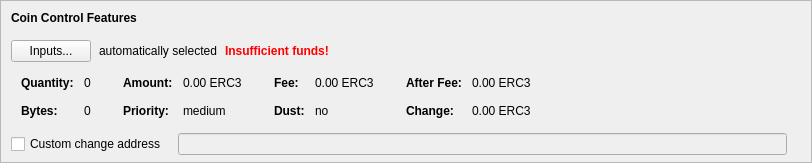
    <widget class="QFrame" name="frameCoinControl">
     <property name="sizePolicy">
      <sizepolicy hsizetype="Expanding" vsizetype="Expanding">
       <horstretch>0</horstretch>
       <verstretch>0</verstretch>
      </sizepolicy>
     </property>
     <property name="maximumSize">
      <size>
       <width>16777215</width>
       <height>16777215</height>
      </size>
     </property>
     <property name="frameShape">
      <enum>QFrame::StyledPanel</enum>
     </property>
     <property name="frameShadow">
      <enum>QFrame::Sunken</enum>
     </property>
     <layout class="QVBoxLayout" name="verticalLayoutCoinControl2">
      <property name="spacing">
       <number>0</number>
      </property>
      <property name="leftMargin">
       <number>0</number>
      </property>
      <property name="topMargin">
       <number>0</number>
      </property>
      <property name="rightMargin">
       <number>0</number>
      </property>
      <property name="bottomMargin">
       <number>6</number>
      </property>
      <item>
       <layout class="QVBoxLayout" name="verticalLayoutCoinControl" stretch="0,0,0,0,1">
        <property name="spacing">
         <number>0</number>
        </property>
        <property name="leftMargin">
         <number>10</number>
        </property>
        <property name="topMargin">
         <number>10</number>
        </property>
        <item>
         <layout class="QHBoxLayout" name="horizontalLayoutCoinControl1">
          <property name="bottomMargin">
           <number>15</number>
          </property>
          <item>
           <widget class="QLabel" name="labelCoinControlFeatures">
            <property name="sizePolicy">
             <sizepolicy hsizetype="Preferred" vsizetype="Maximum">
              <horstretch>0</horstretch>
              <verstretch>0</verstretch>
             </sizepolicy>
            </property>
            <property name="font">
             <font>
              <weight>75</weight>
              <bold>true</bold>
             </font>
            </property>
            <property name="styleSheet">
             <string notr="true">font-weight:bold;</string>
            </property>
            <property name="text">
             <string>Coin Control Features</string>
            </property>
           </widget>
          </item>
         </layout>
        </item>
        <item>
         <layout class="QHBoxLayout" name="horizontalLayoutCoinControl2" stretch="0,0,0,0">
          <property name="spacing">
           <number>8</number>
          </property>
          <property name="bottomMargin">
           <number>10</number>
          </property>
          <item>
           <widget class="QPushButton" name="pushButtonCoinControl">
            <property name="styleSheet">
             <string notr="true"/>
            </property>
            <property name="text">
             <string>Inputs...</string>
            </property>
            <property name="autoDefault">
             <bool>false</bool>
            </property>
           </widget>
          </item>
          <item>
           <widget class="QLabel" name="labelCoinControlAutomaticallySelected">
            <property name="text">
             <string>automatically selected</string>
            </property>
            <property name="margin">
             <number>5</number>
            </property>
           </widget>
          </item>
          <item>
           <widget class="QLabel" name="labelCoinControlInsuffFunds">
            <property name="font">
             <font>
              <weight>75</weight>
              <bold>true</bold>
             </font>
            </property>
            <property name="styleSheet">
             <string notr="true">color:red;font-weight:bold;</string>
            </property>
            <property name="text">
             <string>Insufficient funds!</string>
            </property>
            <property name="margin">
             <number>5</number>
            </property>
           </widget>
          </item>
          <item>
           <spacer name="horizontalSpacerCoinControl">
            <property name="orientation">
             <enum>Qt::Horizontal</enum>
            </property>
            <property name="sizeHint" stdset="0">
             <size>
              <width>40</width>
              <height>1</height>
             </size>
            </property>
           </spacer>
          </item>
         </layout>
        </item>
        <item>
         <widget class="QWidget" name="widgetCoinControl" native="true">
          <property name="sizePolicy">
           <sizepolicy hsizetype="Preferred" vsizetype="Preferred">
            <horstretch>0</horstretch>
            <verstretch>0</verstretch>
           </sizepolicy>
          </property>
          <property name="minimumSize">
           <size>
            <width>0</width>
            <height>0</height>
           </size>
          </property>
          <property name="styleSheet">
           <string notr="true"/>
          </property>
          <layout class="QHBoxLayout" name="horizontalLayoutCoinControl5">
           <property name="leftMargin">
            <number>0</number>
           </property>
           <property name="topMargin">
            <number>0</number>
           </property>
           <property name="rightMargin">
            <number>0</number>
           </property>
           <property name="bottomMargin">
            <number>0</number>
           </property>
           <item>
            <layout class="QHBoxLayout" name="horizontalLayoutCoinControl3" stretch="0,0,0,1">
             <property name="spacing">
              <number>20</number>
             </property>
             <property name="topMargin">
              <number>0</number>
             </property>
             <property name="bottomMargin">
              <number>10</number>
             </property>
             <item>
              <layout class="QFormLayout" name="formLayoutCoinControl1">
               <property name="horizontalSpacing">
                <number>10</number>
               </property>
               <property name="verticalSpacing">
                <number>14</number>
               </property>
               <property name="leftMargin">
                <number>10</number>
               </property>
               <property name="topMargin">
                <number>4</number>
               </property>
               <property name="rightMargin">
                <number>6</number>
               </property>
               <item row="0" column="0">
                <widget class="QLabel" name="labelCoinControlQuantityText">
                 <property name="font">
                  <font>
                   <weight>75</weight>
                   <bold>true</bold>
                  </font>
                 </property>
                 <property name="text">
                  <string>Quantity:</string>
                 </property>
                 <property name="margin">
                  <number>0</number>
                 </property>
                </widget>
               </item>
               <item row="0" column="1">
                <widget class="QLabel" name="labelCoinControlQuantity">
                 <property name="cursor">
                  <cursorShape>IBeamCursor</cursorShape>
                 </property>
                 <property name="contextMenuPolicy">
                  <enum>Qt::ActionsContextMenu</enum>
                 </property>
                 <property name="text">
                  <string notr="true">0</string>
                 </property>
                 <property name="margin">
                  <number>0</number>
                 </property>
                 <property name="textInteractionFlags">
                  <set>Qt::LinksAccessibleByMouse|Qt::TextSelectableByKeyboard|Qt::TextSelectableByMouse</set>
                 </property>
                </widget>
               </item>
               <item row="1" column="0">
                <widget class="QLabel" name="labelCoinControlBytesText">
                 <property name="font">
                  <font>
                   <weight>75</weight>
                   <bold>true</bold>
                  </font>
                 </property>
                 <property name="text">
                  <string>Bytes:</string>
                 </property>
                </widget>
               </item>
               <item row="1" column="1">
                <widget class="QLabel" name="labelCoinControlBytes">
                 <property name="cursor">
                  <cursorShape>IBeamCursor</cursorShape>
                 </property>
                 <property name="contextMenuPolicy">
                  <enum>Qt::ActionsContextMenu</enum>
                 </property>
                 <property name="text">
                  <string notr="true">0</string>
                 </property>
                 <property name="textInteractionFlags">
                  <set>Qt::LinksAccessibleByMouse|Qt::TextSelectableByKeyboard|Qt::TextSelectableByMouse</set>
                 </property>
                </widget>
               </item>
              </layout>
             </item>
             <item>
              <layout class="QFormLayout" name="formLayoutCoinControl2">
               <property name="horizontalSpacing">
                <number>10</number>
               </property>
               <property name="verticalSpacing">
                <number>14</number>
               </property>
               <property name="leftMargin">
                <number>6</number>
               </property>
               <property name="topMargin">
                <number>4</number>
               </property>
               <property name="rightMargin">
                <number>6</number>
               </property>
               <item row="0" column="0">
                <widget class="QLabel" name="labelCoinControlAmountText">
                 <property name="font">
                  <font>
                   <weight>75</weight>
                   <bold>true</bold>
                  </font>
                 </property>
                 <property name="text">
                  <string>Amount:</string>
                 </property>
                 <property name="margin">
                  <number>0</number>
                 </property>
                </widget>
               </item>
               <item row="0" column="1">
                <widget class="QLabel" name="labelCoinControlAmount">
                 <property name="cursor">
                  <cursorShape>IBeamCursor</cursorShape>
                 </property>
                 <property name="contextMenuPolicy">
                  <enum>Qt::ActionsContextMenu</enum>
                 </property>
                 <property name="text">
                  <string notr="true">0.00 ERC3</string>
                 </property>
                 <property name="textInteractionFlags">
                  <set>Qt::LinksAccessibleByMouse|Qt::TextSelectableByKeyboard|Qt::TextSelectableByMouse</set>
                 </property>
                </widget>
               </item>
               <item row="1" column="0">
                <widget class="QLabel" name="labelCoinControlPriorityText">
                 <property name="font">
                  <font>
                   <weight>75</weight>
                   <bold>true</bold>
                  </font>
                 </property>
                 <property name="text">
                  <string>Priority:</string>
                 </property>
                </widget>
               </item>
               <item row="1" column="1">
                <widget class="QLabel" name="labelCoinControlPriority">
                 <property name="cursor">
                  <cursorShape>IBeamCursor</cursorShape>
                 </property>
                 <property name="contextMenuPolicy">
                  <enum>Qt::ActionsContextMenu</enum>
                 </property>
                 <property name="text">
                  <string notr="true">medium</string>
                 </property>
                 <property name="textInteractionFlags">
                  <set>Qt::LinksAccessibleByMouse|Qt::TextSelectableByKeyboard|Qt::TextSelectableByMouse</set>
                 </property>
                </widget>
               </item>
              </layout>
             </item>
             <item>
              <layout class="QFormLayout" name="formLayoutCoinControl3">
               <property name="horizontalSpacing">
                <number>10</number>
               </property>
               <property name="verticalSpacing">
                <number>14</number>
               </property>
               <property name="leftMargin">
                <number>6</number>
               </property>
               <property name="topMargin">
                <number>4</number>
               </property>
               <property name="rightMargin">
                <number>6</number>
               </property>
               <item row="0" column="0">
                <widget class="QLabel" name="labelCoinControlFeeText">
                 <property name="font">
                  <font>
                   <weight>75</weight>
                   <bold>true</bold>
                  </font>
                 </property>
                 <property name="text">
                  <string>Fee:</string>
                 </property>
                 <property name="margin">
                  <number>0</number>
                 </property>
                </widget>
               </item>
               <item row="0" column="1">
                <widget class="QLabel" name="labelCoinControlFee">
                 <property name="cursor">
                  <cursorShape>IBeamCursor</cursorShape>
                 </property>
                 <property name="contextMenuPolicy">
                  <enum>Qt::ActionsContextMenu</enum>
                 </property>
                 <property name="text">
                  <string notr="true">0.00 ERC3</string>
                 </property>
                 <property name="textInteractionFlags">
                  <set>Qt::LinksAccessibleByMouse|Qt::TextSelectableByKeyboard|Qt::TextSelectableByMouse</set>
                 </property>
                </widget>
               </item>
               <item row="1" column="0">
                <widget class="QLabel" name="labelCoinControlLowOutputText">
                 <property name="font">
                  <font>
                   <weight>75</weight>
                   <bold>true</bold>
                  </font>
                 </property>
                 <property name="text">
                  <string>Dust:</string>
                 </property>
                </widget>
               </item>
               <item row="1" column="1">
                <widget class="QLabel" name="labelCoinControlLowOutput">
                 <property name="cursor">
                  <cursorShape>IBeamCursor</cursorShape>
                 </property>
                 <property name="contextMenuPolicy">
                  <enum>Qt::ActionsContextMenu</enum>
                 </property>
                 <property name="text">
                  <string notr="true">no</string>
                 </property>
                 <property name="textInteractionFlags">
                  <set>Qt::LinksAccessibleByMouse|Qt::TextSelectableByKeyboard|Qt::TextSelectableByMouse</set>
                 </property>
                </widget>
               </item>
              </layout>
             </item>
             <item>
              <layout class="QFormLayout" name="formLayoutCoinControl4">
               <property name="horizontalSpacing">
                <number>10</number>
               </property>
               <property name="verticalSpacing">
                <number>14</number>
               </property>
               <property name="leftMargin">
                <number>6</number>
               </property>
               <property name="topMargin">
                <number>4</number>
               </property>
               <property name="rightMargin">
                <number>6</number>
               </property>
               <item row="0" column="0">
                <widget class="QLabel" name="labelCoinControlAfterFeeText">
                 <property name="font">
                  <font>
                   <weight>75</weight>
                   <bold>true</bold>
                  </font>
                 </property>
                 <property name="text">
                  <string>After Fee:</string>
                 </property>
                 <property name="margin">
                  <number>0</number>
                 </property>
                </widget>
               </item>
               <item row="0" column="1">
                <widget class="QLabel" name="labelCoinControlAfterFee">
                 <property name="cursor">
                  <cursorShape>IBeamCursor</cursorShape>
                 </property>
                 <property name="contextMenuPolicy">
                  <enum>Qt::ActionsContextMenu</enum>
                 </property>
                 <property name="text">
                  <string notr="true">0.00 ERC3</string>
                 </property>
                 <property name="textInteractionFlags">
                  <set>Qt::LinksAccessibleByMouse|Qt::TextSelectableByKeyboard|Qt::TextSelectableByMouse</set>
                 </property>
                </widget>
               </item>
               <item row="1" column="0">
                <widget class="QLabel" name="labelCoinControlChangeText">
                 <property name="font">
                  <font>
                   <weight>75</weight>
                   <bold>true</bold>
                  </font>
                 </property>
                 <property name="text">
                  <string>Change:</string>
                 </property>
                </widget>
               </item>
               <item row="1" column="1">
                <widget class="QLabel" name="labelCoinControlChange">
                 <property name="cursor">
                  <cursorShape>IBeamCursor</cursorShape>
                 </property>
                 <property name="contextMenuPolicy">
                  <enum>Qt::ActionsContextMenu</enum>
                 </property>
                 <property name="text">
                  <string notr="true">0.00 ERC3</string>
                 </property>
                 <property name="textInteractionFlags">
                  <set>Qt::LinksAccessibleByMouse|Qt::TextSelectableByKeyboard|Qt::TextSelectableByMouse</set>
                 </property>
                </widget>
               </item>
              </layout>
             </item>
            </layout>
           </item>
          </layout>
         </widget>
        </item>
        <item>
         <layout class="QHBoxLayout" name="horizontalLayoutCoinControl4" stretch="0,0,0">
          <property name="spacing">
           <number>12</number>
          </property>
          <property name="sizeConstraint">
           <enum>QLayout::SetDefaultConstraint</enum>
          </property>
          <property name="topMargin">
           <number>5</number>
          </property>
          <property name="rightMargin">
           <number>5</number>
          </property>
          <item>
           <widget class="QCheckBox" name="checkBoxCoinControlChange">
            <property name="toolTip">
             <string>If this is activated, but the change address is empty or invalid, change will be sent to a newly generated address.</string>
            </property>
            <property name="text">
             <string>Custom change address</string>
            </property>
           </widget>
          </item>
          <item>
           <widget class="QValidatedLineEdit" name="lineEditCoinControlChange">
            <property name="enabled">
             <bool>false</bool>
            </property>
            <property name="sizePolicy">
             <sizepolicy hsizetype="Expanding" vsizetype="Fixed">
              <horstretch>0</horstretch>
              <verstretch>0</verstretch>
             </sizepolicy>
            </property>
           </widget>
          </item>
          <item>
           <widget class="QLabel" name="labelCoinControlChangeLabel">
            <property name="sizePolicy">
             <sizepolicy hsizetype="Preferred" vsizetype="Expanding">
              <horstretch>0</horstretch>
              <verstretch>0</verstretch>
             </sizepolicy>
            </property>
            <property name="minimumSize">
             <size>
              <width>0</width>
              <height>0</height>
             </size>
            </property>
            <property name="text">
             <string/>
            </property>
            <property name="margin">
             <number>3</number>
            </property>
           </widget>
          </item>
         </layout>
        </item>
        <item>
         <spacer name="verticalSpacerCoinControl">
          <property name="orientation">
           <enum>Qt::Vertical</enum>
          </property>
          <property name="sizeHint" stdset="0">
           <size>
            <width>800</width>
            <height>1</height>
           </size>
          </property>
         </spacer>
        </item>
       </layout>
      </item>
     </layout>
    </widget>
